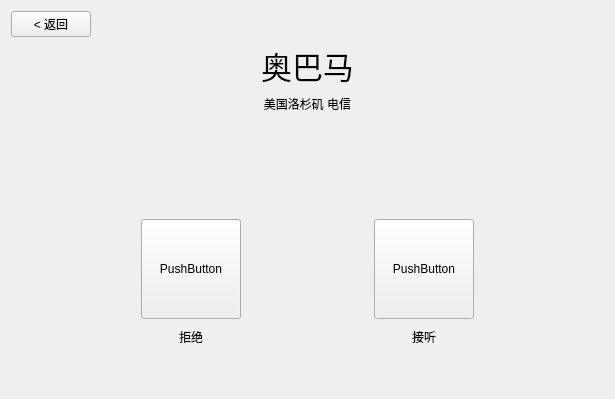
<?xml version="1.0" encoding="UTF-8"?>
<ui version="4.0">
 <class>IncomingCall</class>
 <widget class="QWidget" name="IncomingCall">
  <property name="geometry">
   <rect>
    <x>0</x>
    <y>0</y>
    <width>615</width>
    <height>399</height>
   </rect>
  </property>
  <property name="windowTitle">
   <string>Form</string>
  </property>
  <layout class="QVBoxLayout" name="verticalLayout_5" stretch="1,10">
   <item>
    <layout class="QHBoxLayout" name="horizontalLayout_2">
     <item>
      <widget class="QPushButton" name="pushButton_3">
       <property name="text">
        <string>&lt; 返回</string>
       </property>
      </widget>
     </item>
     <item>
      <spacer name="horizontalSpacer_2">
       <property name="orientation">
        <enum>Qt::Horizontal</enum>
       </property>
       <property name="sizeHint" stdset="0">
        <size>
         <width>40</width>
         <height>20</height>
        </size>
       </property>
      </spacer>
     </item>
    </layout>
   </item>
   <item>
    <layout class="QVBoxLayout" name="verticalLayout_4">
     <property name="leftMargin">
      <number>50</number>
     </property>
     <property name="rightMargin">
      <number>50</number>
     </property>
     <item>
      <layout class="QVBoxLayout" name="verticalLayout_3">
       <property name="bottomMargin">
        <number>100</number>
       </property>
       <item>
        <widget class="QLabel" name="label">
         <property name="font">
          <font>
           <pointsize>23</pointsize>
          </font>
         </property>
         <property name="text">
          <string>奥巴马</string>
         </property>
         <property name="alignment">
          <set>Qt::AlignCenter</set>
         </property>
        </widget>
       </item>
       <item>
        <widget class="QLabel" name="label_2">
         <property name="text">
          <string>美国洛杉矶 电信</string>
         </property>
         <property name="alignment">
          <set>Qt::AlignCenter</set>
         </property>
        </widget>
       </item>
      </layout>
     </item>
     <item>
      <layout class="QHBoxLayout" name="horizontalLayout">
       <property name="leftMargin">
        <number>80</number>
       </property>
       <property name="rightMargin">
        <number>80</number>
       </property>
       <item>
        <layout class="QVBoxLayout" name="verticalLayout">
         <property name="spacing">
          <number>9</number>
         </property>
         <item>
          <widget class="QPushButton" name="pushButton">
           <property name="minimumSize">
            <size>
             <width>100</width>
             <height>100</height>
            </size>
           </property>
           <property name="maximumSize">
            <size>
             <width>100</width>
             <height>100</height>
            </size>
           </property>
           <property name="text">
            <string>PushButton</string>
           </property>
          </widget>
         </item>
         <item>
          <widget class="QLabel" name="label_3">
           <property name="text">
            <string>拒绝</string>
           </property>
           <property name="alignment">
            <set>Qt::AlignHCenter|Qt::AlignTop</set>
           </property>
          </widget>
         </item>
        </layout>
       </item>
       <item>
        <spacer name="horizontalSpacer">
         <property name="orientation">
          <enum>Qt::Horizontal</enum>
         </property>
         <property name="sizeHint" stdset="0">
          <size>
           <width>40</width>
           <height>20</height>
          </size>
         </property>
        </spacer>
       </item>
       <item>
        <layout class="QVBoxLayout" name="verticalLayout_2">
         <property name="spacing">
          <number>9</number>
         </property>
         <item>
          <widget class="QPushButton" name="pushButton_2">
           <property name="minimumSize">
            <size>
             <width>100</width>
             <height>100</height>
            </size>
           </property>
           <property name="maximumSize">
            <size>
             <width>100</width>
             <height>100</height>
            </size>
           </property>
           <property name="text">
            <string>PushButton</string>
           </property>
          </widget>
         </item>
         <item>
          <widget class="QLabel" name="label_4">
           <property name="text">
            <string>接听</string>
           </property>
           <property name="alignment">
            <set>Qt::AlignHCenter|Qt::AlignTop</set>
           </property>
          </widget>
         </item>
        </layout>
       </item>
      </layout>
     </item>
    </layout>
   </item>
  </layout>
 </widget>
 <resources/>
 <connections/>
</ui>
